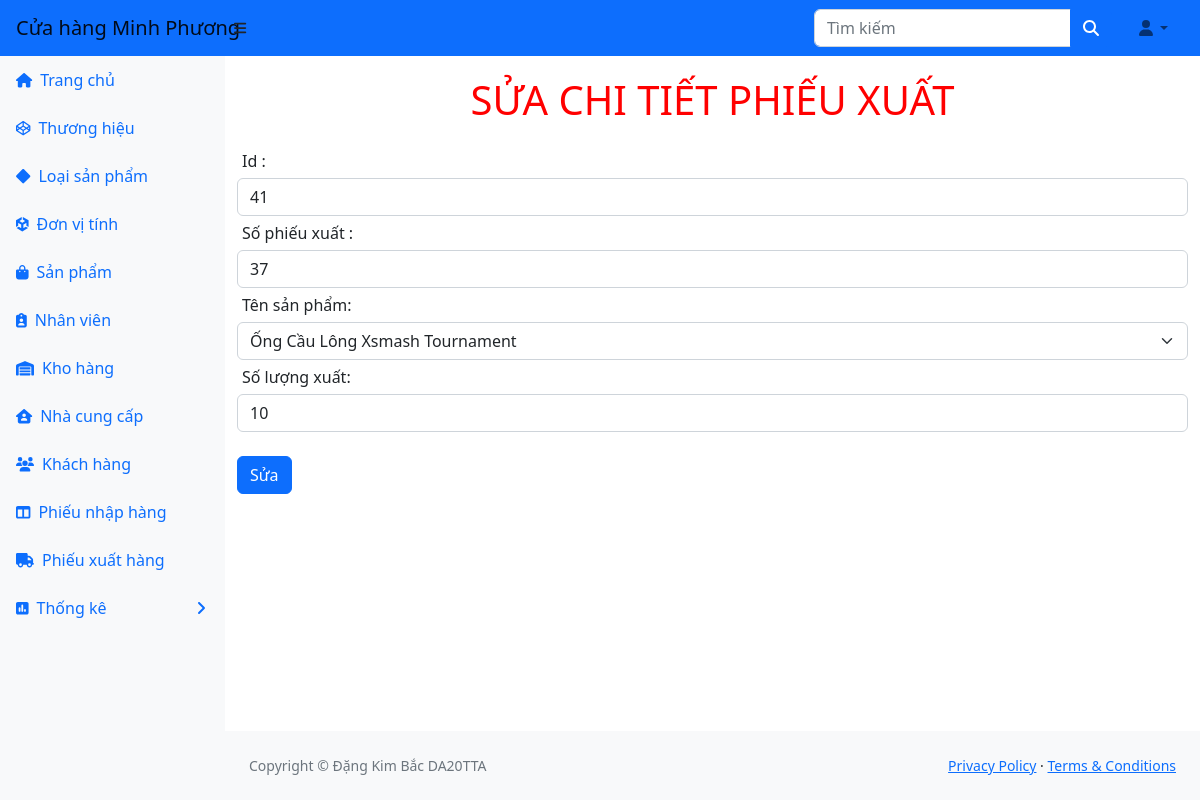
Page /ql_kho/ql-kho/suachitietphieuxuat.php?id=41 (signed in) on the committed database.
### tables this page shows
CREATE TABLE `chitietphieuxuat` (
  `sophieuxuat` int(11) DEFAULT NULL,
  `soluongxuat` int(11) DEFAULT NULL,
  `masanpham` int(11) DEFAULT NULL,
  `ID` int(11) NOT NULL
);

### ql_kho/ql-kho/suachitietphieuxuat.php (the view)
<?php
    include_once("header.php");
?>
<?php
$id = $_REQUEST["id"];
$sql = "SELECT * FROM chitietphieuxuat  WHERE id='" . $id . "'";
$kq = $conn->query($sql) or die("Không thể sửa");
while ($row = mysqli_fetch_array($kq)) {
    echo ("<form name='frmSuaSp' action='xli_suachitietphieuxuat.php' method='post'enctype='multipart/form-data'>");
    echo ("<h1 class='tieudeform'>SỬA CHI TIẾT PHIẾU XUẤT </h1>");
    echo ("<div class = 'form-group' ><label>Id :</label>  <input type='text' class='form-control' name='txtid' value='" . $row["ID"] . "'readonly></div>");
    echo ("<div class = 'form-group' ><label>Số phiếu xuất :</label>  <input type='text' class='form-control' name='txtsophieuxuat' value='" . $row["sophieuxuat"] . "'readonly></div>");
    echo ("<div class = 'form-group' ><label>Tên sản phẩm:</label>");
    $sp=$row["masanpham"];
    echo ("<select name = 'txtmasanpham' class='form-select'>");
    $query = "SELECT * FROM sanpham";
    $res = $conn->query($query);
    while ($r = mysqli_fetch_assoc($res)) {
        if($r['masanpham']==$sp)
            echo "<option selected value='" . $r['masanpham'] . "'>" . $r['tensanpham'] . "</option>";
        else
            echo "<option value='" . $r['masanpham'] . "'>" . $r['tensanpham'] . "</option>";
    }
    echo ("</select>");
    echo("</div>");
    echo ("<div class = 'form-group' ><label>Số lượng xuất:</label>  <input type='text' class='form-control' name='txtsoluongxuat' value='" . $row["soluongxuat"] . "' </div> <br>");
    echo ("<input class = 'btn btn-primary' type='submit' name='sbmsua' value='Sửa'>");
    echo ("</form>");
   }
?>
  <?php
    include("footer.php");
?>

### ql_kho/ql-kho/header.php (style rules this page uses)
h1.tieudeform { text-align:center; text-transform:uppercase; color:red; margin:20px; }
label { margin:5px; }

### rows in the picture
chitietphieuxuat: txtid "41", txtsophieuxuat "37", txtsoluongxuat "10"

### other values in the picture
form field txtmasanpham "Ống Cầu Lông Xsmash Tournament"
